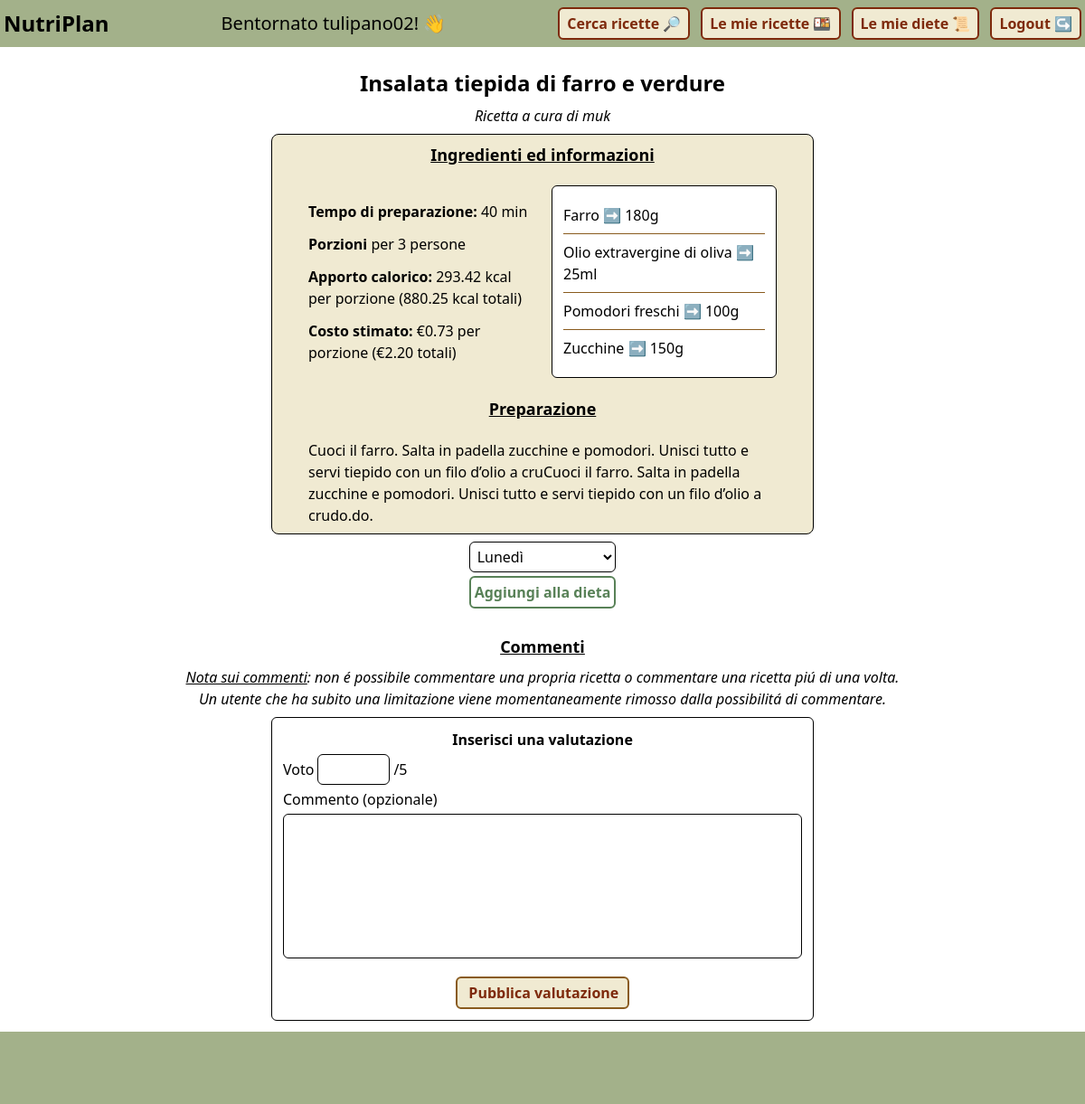
The app's page /template/recipe.php?title=Insalata tiepida di farro e verdure&nickname=muk (signed in) with its own data.
### tables this page shows
CREATE TABLE `ricette` (
  `titolo` varchar(100) NOT NULL,
  `nicknameEditore` varchar(50) NOT NULL,
  `pubblica` tinyint(1) NOT NULL DEFAULT 0,
  `preparazione` text NOT NULL,
  `porzioni` int(11) NOT NULL,
  `tempoPreparazione` int(11) NOT NULL,
  `kcalTotali` decimal(8,2) NOT NULL,
  `costoTotale` decimal(8,2) NOT NULL
);

CREATE TABLE `utilizzi` (
  `nomeIngrediente` varchar(100) NOT NULL,
  `titolo` varchar(100) NOT NULL,
  `nicknameEditore` varchar(50) NOT NULL,
  `quantita` int(11) NOT NULL
);

CREATE TABLE `ingredienti` (
  `nome` varchar(100) NOT NULL,
  `costo` decimal(6,2) NOT NULL,
  `unitaMisura` varchar(10) NOT NULL,
  `kcal` decimal(6,2) NOT NULL,
  `proteine` decimal(6,2) NOT NULL,
  `carboidrati` decimal(6,2) NOT NULL,
  `grassiInsaturi` decimal(6,2) NOT NULL,
  `grassiSaturi` decimal(6,2) NOT NULL
);

### template/recipe.php (called while the page is built, shortened)
<?php
require_once "../bootstrap.php";
$editorNickname = rawurldecode($_GET['nickname']);
$title = rawurldecode($_GET['title']);
$recipeData = $dbh->getRecipeData($editorNickname, $title);
$recipe = $recipeData["recipe"];
$ingredients = $recipeData["ingredients"];
$comments = $dbh->getRecipeComments($editorNickname, $title);
if ($_SESSION['role'] == 'utenti') {
    $diets = $dbh->getUserDietsOnRecipeNotIncluded($title, $editorNickname, $_SESSION['nickname']);
}
require_once "./base.php";
?>

### db/DatabaseHelper.php (called while the page is built, shortened)
<?php
class DatabaseHelper {
    private $db;
    public function __construct($servername, $username, $password, $dbname, $port){
        $this->db = new mysqli($servername, $username, $password, $dbname, $port);
    }
    public function getUserDietsOnRecipeNotIncluded($title, $editor, $author) {
        $stmt = $this->db->prepare("
            SELECT nome
            FROM diete D
            WHERE D.nicknameAutore = ?
            AND NOT EXISTS (
                SELECT *
                FROM composizioni C
                WHERE C.nomeDieta = D.nome
                AND C.nicknameAutore = D.nicknameAutore
                AND C.titolo = ?
                AND C.nicknameEditore = ?
            )"
        );
        $stmt->bind_param("sss", $author, $title, $editor);
        $stmt->execute();
        return $stmt->get_result()->fetch_all(MYSQLI_ASSOC);
    }
    public function getRecipeComments($nickname, $title) {
        $stmt = $this->db->prepare("
            SELECT nicknameValutatore, dataOra, voto, commento
            FROM valutazioni
            WHERE nascosta = 0
            AND titolo = ?
            AND nicknameEditore = ?
        ");
        $stmt->bind_param("ss", $title, $nickname);
        $stmt->execute();
        return $stmt->get_result()->fetch_all(MYSQLI_ASSOC);
    }
    public function getRecipeData($nickname, $title) {
        $data = array();
        $stmt = $this->db->prepare("
            SELECT R.*, U.accreditato
            FROM ricette R, utenti U
            WHERE R.nicknameEditore = U.nickname
            AND nicknameEditore = ?
            AND titolo = ?
        ");
        $stmt->bind_param("ss", $nickname, $title);
        $stmt->execute();
        $data["recipe"] = $stmt->get_result()->fetch_all(MYSQLI_ASSOC)[0];
        $stmt2 = $this->db->prepare("
            SELECT U.nomeIngrediente, U.quantita, I.unitaMisura
            FROM utilizzi U, ingredienti I
            WHERE U.nomeIngrediente = I.nome
            AND nicknameEditore = ?
            AND titolo = ?
        ");
        $stmt2->bind_param("ss", $nickname, $title);
        $stmt2->execute();
        $data["ingredients"] = $stmt2->get_result()->fetch_all(MYSQLI_ASSOC);
        return $data;
    }
}
?>

### bootstrap.php (called while the page is built, shortened)
<?php
require_once("utility.php");
require_once("db/DatabaseHelper.php");
$dbh = new DatabaseHelper(
    "localhost",
    "root",
    "",
    "nutriplan",
    3306
);
?>

### utility.php (called while the page is built, shortened)
<?php
function hasUserCommented($comments, $nickname) {
    return false;
}
?>

### template/main/recipe-main.php (the view, shortened to what this page needs)
<div class="flex flex-col justify-center mt-6 min-h-screen">
    <div class="flex flex-col justify-between items-center gap-2">
        <h1 class="text-2xl font-bold" id="title"><?php echo $recipe['titolo'] ?></h1>
        <p class="italic">Ricetta a cura di <span id="editor"><?php echo $recipe['nicknameEditore'] ?></span></p>
        <div class="flex flex-col items-center justify-center border-1 px-10 py-2 rounded-lg w-1/2 bg-crema gap-5">
            <h2 class="text-lg font-bold underline text-center">Ingredienti ed informazioni</h2>
            <div class="grid grid-cols-2 gap-5 place-items-center">
                <div class="flex flex-col gap-3">
                    <p><span class="font-semibold">Tempo di preparazione:</span> <?php echo $recipe['tempoPreparazione']?> min</p>
                    <p><span class="font-semibold">Porzioni</span> per <?php echo $recipe['porzioni'] ?> persone</p>
                    <p><span class="font-semibold">Apporto calorico:</span> <?php echo number_format($recipe["kcalTotali"] / $recipe["porzioni"], 2) ?> kcal per porzione (<?php echo $recipe["kcalTotali"] ?> kcal totali) </p>
                    <p><span class="font-semibold">Costo stimato:</span> €<?php echo number_format($recipe["costoTotale"] / $recipe["porzioni"], 2) ?> per porzione (€<?php echo $recipe["costoTotale"] ?> totali) </p>
                </div>
                <ul class="flex flex-col border-1 rounded-md bg-white p-3 divide-y-1 divide-legno">
                    <?php foreach ($ingredients as $ingr): ?>
                        <li class="py-2"><?php echo $ingr['nomeIngrediente'] . " ➡️ " . $ingr['quantita'] . $ingr['unitaMisura']?></li>
                    <?php endforeach; ?>
                </ul>
            </div>
            <h2 class="text-lg font-bold underline text-center">Preparazione</h2>
            <div class="flex flex-col gap-3">
                <p><?php echo $recipe['preparazione']?></p>
            </div>
        </div>
        <?php if ($_SESSION['role'] == 'utenti' && !empty($diets)): ?>
            <form action="<?php echo ROOT . "api/diet-crud.php" ?>" method="post" class="flex flex-col gap-1">
                <select name="toInclude" class="p-1 border-1 rounded-md">
                <?php foreach ($diets as $diet): ?>
                    <option value="<?php echo $diet['nome'] ?>"><?php echo $diet['nome'] ?></option>
                <?php endforeach; ?>
                </select>
                <input type="submit" name="update" value="Aggiungi alla dieta" class="cursor-pointer p-1 border-2 border-oliva text-oliva font-semibold rounded-md">
            </form>
        <?php endif ?>
        <h2 class="font-bold text-lg mt-5 underline">Commenti</h2>
        <p class="w-2/3 text-center italic"><span class="underline">Nota sui commenti</span>: non é possibile commentare una propria ricetta o commentare una ricetta piú di una volta. Un utente che ha subito una limitazione viene momentaneamente rimosso dalla possibilitá di commentare.</p>
        <?php
        if ($_SESSION['nickname'] != $recipe['nicknameEditore']
            && $_SESSION['role'] == 'utenti'
            && $_SESSION['fineLimitazione'] == NULL
            && !hasUserCommented($comments, $_SESSION['nickname'])) {
            echo '
            <form action="' . ROOT . 'api/add-comment.php' . '" method="post" class="flex flex-col gap-1 w-1/2 p-3 border-1 rounded-md">
            <h3 class="font-semibold text-center">Inserisci una valutazione</h3>
            <div class="flex flex-row gap-1 items-center">
                <label for="vote">Voto</label>
                <input type="number" name="vote" min="1" max="5" id="vote" required class="p-1 border-1 rounded-md"/>
                <p>/5</p>
            </div>
            <div class="flex flex-col gap-1">
                <label for="comment">Commento (opzionale)</label>
                <textarea name="comment" id="comment" class="border-1 rounded-md p-1 resize-none h-40 overflow-y-scroll"></textarea>
            </div>
            <input id="publishEvaluation" type="submit" value="Pubblica valutazione" class="mt-4 border-2 border-legno bg-crema font-semibold text-orange-900 cursor-pointer px-3 py-1 rounded-md w-1/3 self-center" />
        </form>';
        }
        ?>
    </div>
</div>

### records on screen
ricette: titolo "Insalata tiepida di farro e verdure", nicknameEditore "muk", tempoPreparazione "40", porzioni "3", $recipe["kcalTotali"] / $recipe["porzioni"] "293.42", kcalTotali "880.25", $recipe["costoTotale"] / $recipe["porzioni"] "0.73", costoTotale "2.20", preparazione "Cuoci il farro. Salta in padella zucchine e pomodori. Unisci tutto e servi tiepido con un filo d’olio a cruCuoci il farro. Salta in padella zucchine e pomodori. Unisci tutto e servi tiepido con un filo d’olio a crudo.do."
utilizzi: nomeIngrediente "Farro", quantita "180", nomeIngrediente.unitaMisura "g"
utilizzi: nomeIngrediente "Olio extravergine di oliva", quantita "25", nomeIngrediente.unitaMisura "ml"
utilizzi: nomeIngrediente "Pomodori freschi", quantita "100", nomeIngrediente.unitaMisura "g"
utilizzi: nomeIngrediente "Zucchine", quantita "150", nomeIngrediente.unitaMisura "g"

### other values on screen
$_SESSION['nickname'] "tulipano02"
form field toInclude "Lunedì"
